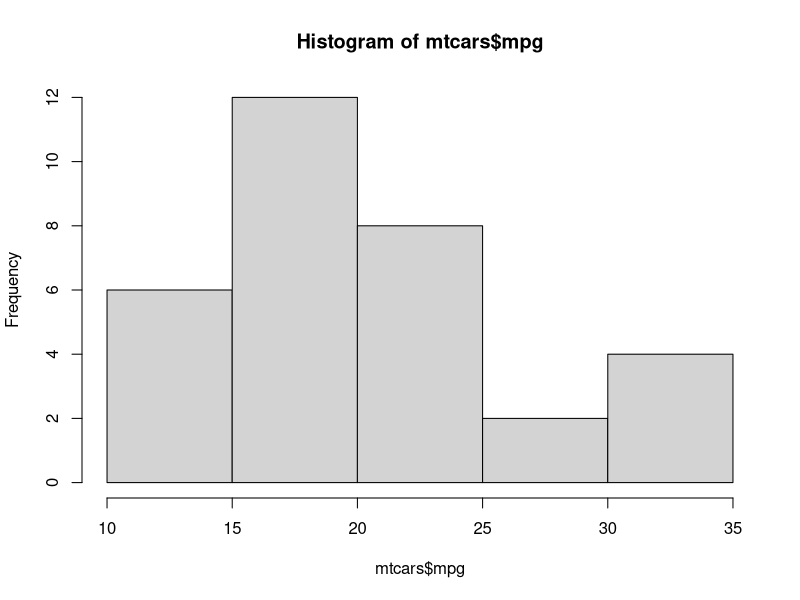
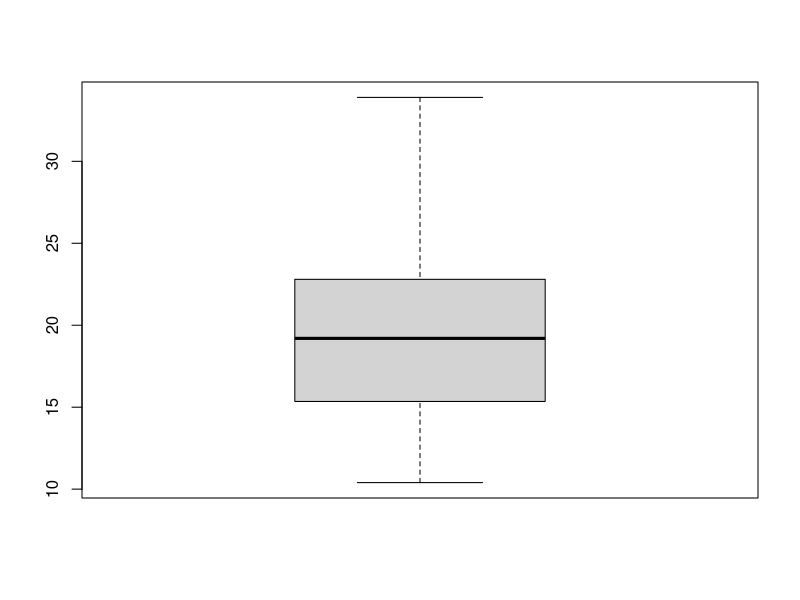

Write R code to recreate these figures, in order.
## ---- chunk 1
mean(mtcars$mpg)  # sample mean
length(mtcars$mpg) # size of sample 
## ---- chunk 2
hist(mtcars$mpg)
boxplot(mtcars$mpg)
## ---- chunk 3
tobs = (mean(mtcars$mpg)-23.6)/(sd(mtcars$mpg)/sqrt(32))
